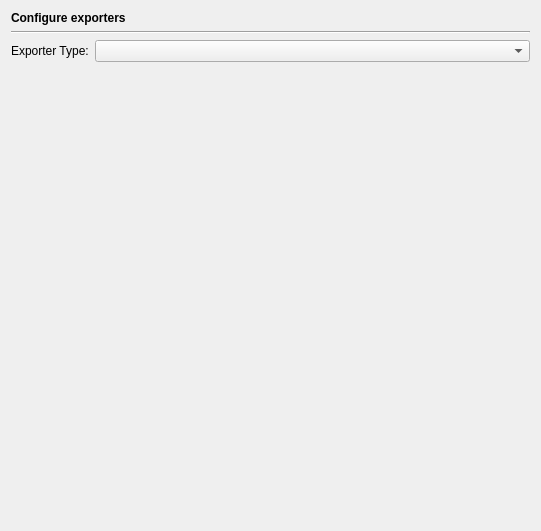
<?xml version="1.0" encoding="UTF-8"?>
<ui version="4.0">
 <class>EditorExportersPage</class>
 <widget class="QWidget" name="EditorExportersPage">
  <property name="geometry">
   <rect>
    <x>0</x>
    <y>0</y>
    <width>537</width>
    <height>531</height>
   </rect>
  </property>
  <property name="windowTitle">
   <string/>
  </property>
  <layout class="QVBoxLayout" name="verticalLayout">
   <item>
    <widget class="QLabel" name="headerLabel">
     <property name="text">
      <string>&lt;b&gt;Configure exporters&lt;/b&gt;</string>
     </property>
    </widget>
   </item>
   <item>
    <widget class="Line" name="line1">
     <property name="frameShape">
      <enum>QFrame::HLine</enum>
     </property>
     <property name="frameShadow">
      <enum>QFrame::Sunken</enum>
     </property>
     <property name="orientation">
      <enum>Qt::Horizontal</enum>
     </property>
    </widget>
   </item>
   <item>
    <layout class="QHBoxLayout">
     <item>
      <widget class="QLabel" name="TextLabel1_3">
       <property name="text">
        <string>Exporter Type:</string>
       </property>
       <property name="buddy">
        <cstring></cstring>
       </property>
      </widget>
     </item>
     <item>
      <widget class="QComboBox" name="exportersCombo">
       <property name="sizePolicy">
        <sizepolicy hsizetype="Expanding" vsizetype="Fixed">
         <horstretch>0</horstretch>
         <verstretch>0</verstretch>
        </sizepolicy>
       </property>
       <property name="toolTip">
        <string>Select the exporter to be configured.</string>
       </property>
      </widget>
     </item>
    </layout>
   </item>
   <item>
    <widget class="QStackedWidget" name="stackedWidget">
     <property name="currentIndex">
      <number>0</number>
     </property>
     <widget class="QWidget" name="emptyPage"/>
     <widget class="QWidget" name="htmlPage">
      <layout class="QVBoxLayout">
       <property name="margin">
        <number>0</number>
       </property>
       <item>
        <widget class="QCheckBox" name="htmlWysiwygCheckBox">
         <property name="toolTip">
          <string>Select to export in WYSIWYG mode</string>
         </property>
         <property name="text">
          <string>Use WYSIWYG mode</string>
         </property>
        </widget>
       </item>
       <item>
        <widget class="QCheckBox" name="htmlFoldingCheckBox">
         <property name="toolTip">
          <string>Select to include folding functionality</string>
         </property>
         <property name="text">
          <string>Include folding functionality</string>
         </property>
        </widget>
       </item>
       <item>
        <widget class="QCheckBox" name="htmlStylesCheckBox">
         <property name="toolTip">
          <string>Select to include only used styles</string>
         </property>
         <property name="text">
          <string>Include only used styles</string>
         </property>
        </widget>
       </item>
       <item>
        <widget class="QCheckBox" name="htmlTitleCheckBox">
         <property name="toolTip">
          <string>Select to use the full pathname as the document title</string>
         </property>
         <property name="text">
          <string>Use full pathname as document title</string>
         </property>
        </widget>
       </item>
       <item>
        <widget class="QCheckBox" name="htmlTabsCheckBox">
         <property name="toolTip">
          <string>Select to use tabs in the generated file</string>
         </property>
         <property name="text">
          <string>Use tabs</string>
         </property>
        </widget>
       </item>
       <item>
        <spacer>
         <property name="orientation">
          <enum>Qt::Vertical</enum>
         </property>
         <property name="sizeHint" stdset="0">
          <size>
           <width>507</width>
           <height>21</height>
          </size>
         </property>
        </spacer>
       </item>
      </layout>
     </widget>
     <widget class="QWidget" name="odtPage">
      <layout class="QVBoxLayout" name="verticalLayout_2">
       <item>
        <widget class="QCheckBox" name="odtWysiwygCheckBox">
         <property name="toolTip">
          <string>Select to export in WYSIWYG mode</string>
         </property>
         <property name="text">
          <string>Use WYSIWYG mode</string>
         </property>
        </widget>
       </item>
       <item>
        <widget class="QCheckBox" name="odtStylesCheckBox">
         <property name="toolTip">
          <string>Select to include only used styles</string>
         </property>
         <property name="text">
          <string>Include only used styles</string>
         </property>
        </widget>
       </item>
       <item>
        <widget class="QCheckBox" name="odtTabsCheckBox">
         <property name="toolTip">
          <string>Select to use tabs in the generated file</string>
         </property>
         <property name="text">
          <string>Use tabs</string>
         </property>
        </widget>
       </item>
       <item>
        <spacer name="spacer">
         <property name="orientation">
          <enum>Qt::Vertical</enum>
         </property>
         <property name="sizeHint" stdset="0">
          <size>
           <width>498</width>
           <height>136</height>
          </size>
         </property>
        </spacer>
       </item>
      </layout>
     </widget>
     <widget class="QWidget" name="pdfPage">
      <layout class="QGridLayout" name="gridLayout">
       <property name="margin">
        <number>0</number>
       </property>
       <item row="0" column="0">
        <widget class="QLabel" name="label">
         <property name="text">
          <string>Magnification:</string>
         </property>
        </widget>
       </item>
       <item row="0" column="1">
        <widget class="QSlider" name="pdfMagnificationSlider">
         <property name="toolTip">
          <string>Select the magnification value to be added to the font sizes of the styles</string>
         </property>
         <property name="maximum">
          <number>20</number>
         </property>
         <property name="orientation">
          <enum>Qt::Horizontal</enum>
         </property>
        </widget>
       </item>
       <item row="0" column="2">
        <widget class="QLCDNumber" name="pdfMagnificationLCD">
         <property name="toolTip">
          <string>Displays the selected magnification value</string>
         </property>
         <property name="numDigits">
          <number>2</number>
         </property>
         <property name="segmentStyle">
          <enum>QLCDNumber::Flat</enum>
         </property>
        </widget>
       </item>
       <item row="1" column="0">
        <widget class="QLabel" name="label_2">
         <property name="text">
          <string>Font:</string>
         </property>
        </widget>
       </item>
       <item row="1" column="1" colspan="2">
        <widget class="QComboBox" name="pdfFontCombo">
         <property name="toolTip">
          <string>Select the font from the list</string>
         </property>
        </widget>
       </item>
       <item row="2" column="0">
        <widget class="QLabel" name="label_3">
         <property name="text">
          <string>Pagesize:</string>
         </property>
        </widget>
       </item>
       <item row="2" column="1" colspan="2">
        <widget class="QComboBox" name="pdfPageSizeCombo">
         <property name="toolTip">
          <string>Select the page size from the list</string>
         </property>
        </widget>
       </item>
       <item row="3" column="0" colspan="3">
        <layout class="QHBoxLayout" name="horizontalLayout">
         <item>
          <widget class="QGroupBox" name="groupBox">
           <property name="title">
            <string>Margins</string>
           </property>
           <layout class="QGridLayout">
            <item row="0" column="1">
             <widget class="QSpinBox" name="pdfMarginTopSpin">
              <property name="toolTip">
               <string>Select the top margin in points (72 pt == 1&quot;)</string>
              </property>
              <property name="maximum">
               <number>288</number>
              </property>
             </widget>
            </item>
            <item row="1" column="0">
             <widget class="QSpinBox" name="pdfMarginLeftSpin">
              <property name="toolTip">
               <string>Select the left margin in points (72 pt == 1&quot;)</string>
              </property>
              <property name="maximum">
               <number>288</number>
              </property>
             </widget>
            </item>
            <item row="1" column="2">
             <widget class="QSpinBox" name="pdfMarginRightSpin">
              <property name="toolTip">
               <string>Select the right margin in points (72 pt == 1&quot;)</string>
              </property>
              <property name="maximum">
               <number>288</number>
              </property>
             </widget>
            </item>
            <item row="2" column="1">
             <widget class="QSpinBox" name="pdfMarginBottomSpin">
              <property name="toolTip">
               <string>Select the bottom margin in points (72 pt == 1&quot;)</string>
              </property>
              <property name="maximum">
               <number>288</number>
              </property>
             </widget>
            </item>
           </layout>
          </widget>
         </item>
         <item>
          <spacer name="horizontalSpacer">
           <property name="orientation">
            <enum>Qt::Horizontal</enum>
           </property>
           <property name="sizeHint" stdset="0">
            <size>
             <width>40</width>
             <height>20</height>
            </size>
           </property>
          </spacer>
         </item>
        </layout>
       </item>
       <item row="4" column="1">
        <spacer>
         <property name="orientation">
          <enum>Qt::Vertical</enum>
         </property>
         <property name="sizeHint" stdset="0">
          <size>
           <width>20</width>
           <height>21</height>
          </size>
         </property>
        </spacer>
       </item>
      </layout>
     </widget>
     <widget class="QWidget" name="rtfPage">
      <layout class="QVBoxLayout">
       <property name="margin">
        <number>0</number>
       </property>
       <item>
        <widget class="QCheckBox" name="rtfWysiwygCheckBox">
         <property name="toolTip">
          <string>Select to export in WYSIWYG mode</string>
         </property>
         <property name="text">
          <string>Use WYSIWYG mode</string>
         </property>
        </widget>
       </item>
       <item>
        <layout class="QHBoxLayout">
         <item>
          <widget class="QPushButton" name="rtfFontButton">
           <property name="toolTip">
            <string>Press to select the font for the RTF export</string>
           </property>
           <property name="text">
            <string>Select Font</string>
           </property>
          </widget>
         </item>
         <item>
          <widget class="QLineEdit" name="rtfFontSample">
           <property name="focusPolicy">
            <enum>Qt::NoFocus</enum>
           </property>
           <property name="text">
            <string>Font for RTF export</string>
           </property>
           <property name="alignment">
            <set>Qt::AlignHCenter</set>
           </property>
           <property name="readOnly">
            <bool>true</bool>
           </property>
          </widget>
         </item>
        </layout>
       </item>
       <item>
        <widget class="QCheckBox" name="rtfTabsCheckBox">
         <property name="toolTip">
          <string>Select to use tabs in the generated file</string>
         </property>
         <property name="text">
          <string>Use tabs</string>
         </property>
        </widget>
       </item>
       <item>
        <spacer>
         <property name="orientation">
          <enum>Qt::Vertical</enum>
         </property>
         <property name="sizeHint" stdset="0">
          <size>
           <width>451</width>
           <height>21</height>
          </size>
         </property>
        </spacer>
       </item>
      </layout>
     </widget>
     <widget class="QWidget" name="texPage">
      <layout class="QVBoxLayout">
       <property name="margin">
        <number>0</number>
       </property>
       <item>
        <widget class="QCheckBox" name="texStylesCheckBox">
         <property name="toolTip">
          <string>Select to include only used styles</string>
         </property>
         <property name="text">
          <string>Include only used styles</string>
         </property>
        </widget>
       </item>
       <item>
        <widget class="QCheckBox" name="texTitleCheckBox">
         <property name="toolTip">
          <string>Select to use the full pathname as the document title</string>
         </property>
         <property name="text">
          <string>Use full pathname as document title</string>
         </property>
        </widget>
       </item>
       <item>
        <spacer>
         <property name="orientation">
          <enum>Qt::Vertical</enum>
         </property>
         <property name="sizeHint" stdset="0">
          <size>
           <width>507</width>
           <height>21</height>
          </size>
         </property>
        </spacer>
       </item>
      </layout>
     </widget>
    </widget>
   </item>
   <item>
    <spacer>
     <property name="orientation">
      <enum>Qt::Vertical</enum>
     </property>
     <property name="sizeHint" stdset="0">
      <size>
       <width>519</width>
       <height>21</height>
      </size>
     </property>
    </spacer>
   </item>
  </layout>
 </widget>
 <tabstops>
  <tabstop>exportersCombo</tabstop>
  <tabstop>htmlWysiwygCheckBox</tabstop>
  <tabstop>htmlFoldingCheckBox</tabstop>
  <tabstop>htmlStylesCheckBox</tabstop>
  <tabstop>htmlTitleCheckBox</tabstop>
  <tabstop>htmlTabsCheckBox</tabstop>
  <tabstop>odtWysiwygCheckBox</tabstop>
  <tabstop>odtStylesCheckBox</tabstop>
  <tabstop>odtTabsCheckBox</tabstop>
  <tabstop>pdfMagnificationSlider</tabstop>
  <tabstop>pdfFontCombo</tabstop>
  <tabstop>pdfPageSizeCombo</tabstop>
  <tabstop>pdfMarginTopSpin</tabstop>
  <tabstop>pdfMarginLeftSpin</tabstop>
  <tabstop>pdfMarginRightSpin</tabstop>
  <tabstop>pdfMarginBottomSpin</tabstop>
  <tabstop>rtfWysiwygCheckBox</tabstop>
  <tabstop>rtfFontButton</tabstop>
  <tabstop>rtfTabsCheckBox</tabstop>
  <tabstop>texStylesCheckBox</tabstop>
  <tabstop>texTitleCheckBox</tabstop>
 </tabstops>
 <resources/>
 <connections>
  <connection>
   <sender>rtfWysiwygCheckBox</sender>
   <signal>toggled(bool)</signal>
   <receiver>rtfFontButton</receiver>
   <slot>setDisabled(bool)</slot>
   <hints>
    <hint type="sourcelabel">
     <x>57</x>
     <y>83</y>
    </hint>
    <hint type="destinationlabel">
     <x>59</x>
     <y>117</y>
    </hint>
   </hints>
  </connection>
  <connection>
   <sender>rtfWysiwygCheckBox</sender>
   <signal>toggled(bool)</signal>
   <receiver>rtfFontSample</receiver>
   <slot>setDisabled(bool)</slot>
   <hints>
    <hint type="sourcelabel">
     <x>216</x>
     <y>86</y>
    </hint>
    <hint type="destinationlabel">
     <x>217</x>
     <y>115</y>
    </hint>
   </hints>
  </connection>
  <connection>
   <sender>pdfMagnificationSlider</sender>
   <signal>sliderMoved(int)</signal>
   <receiver>pdfMagnificationLCD</receiver>
   <slot>display(int)</slot>
   <hints>
    <hint type="sourcelabel">
     <x>174</x>
     <y>86</y>
    </hint>
    <hint type="destinationlabel">
     <x>331</x>
     <y>91</y>
    </hint>
   </hints>
  </connection>
  <connection>
   <sender>pdfMagnificationSlider</sender>
   <signal>valueChanged(int)</signal>
   <receiver>pdfMagnificationLCD</receiver>
   <slot>display(int)</slot>
   <hints>
    <hint type="sourcelabel">
     <x>140</x>
     <y>87</y>
    </hint>
    <hint type="destinationlabel">
     <x>332</x>
     <y>96</y>
    </hint>
   </hints>
  </connection>
 </connections>
</ui>
